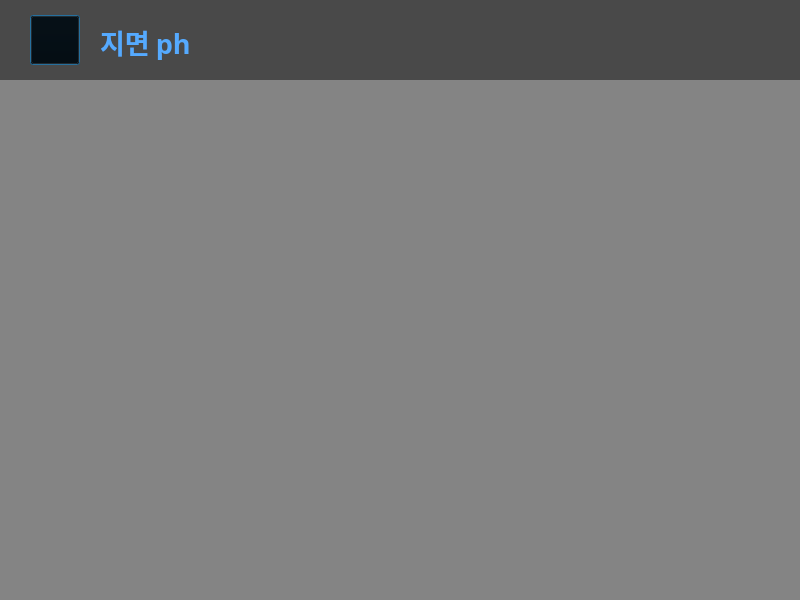
<?xml version="1.0" encoding="UTF-8"?>
<ui version="4.0">
 <class>Dialog</class>
 <widget class="QDialog" name="Dialog">
  <property name="geometry">
   <rect>
    <x>0</x>
    <y>0</y>
    <width>800</width>
    <height>600</height>
   </rect>
  </property>
  <property name="windowTitle">
   <string>Dialog</string>
  </property>
  <widget class="QPushButton" name="pushButton">
   <property name="geometry">
    <rect>
     <x>30</x>
     <y>15</y>
     <width>50</width>
     <height>50</height>
    </rect>
   </property>
   <property name="styleSheet">
    <string notr="true">background-color:transparent;</string>
   </property>
   <property name="text">
    <string/>
   </property>
   <property name="icon">
    <iconset>
     <normaloff>back.png</normaloff>back.png</iconset>
   </property>
   <property name="iconSize">
    <size>
     <width>50</width>
     <height>50</height>
    </size>
   </property>
  </widget>
  <widget class="QLabel" name="label_1">
   <property name="geometry">
    <rect>
     <x>0</x>
     <y>0</y>
     <width>800</width>
     <height>600</height>
    </rect>
   </property>
   <property name="text">
    <string/>
   </property>
   <property name="pixmap">
    <pixmap>smart_farm.jpg</pixmap>
   </property>
   <property name="scaledContents">
    <bool>true</bool>
   </property>
   <property name="wordWrap">
    <bool>false</bool>
   </property>
  </widget>
  <widget class="QLabel" name="label_2">
   <property name="geometry">
    <rect>
     <x>0</x>
     <y>0</y>
     <width>800</width>
     <height>600</height>
    </rect>
   </property>
   <property name="styleSheet">
    <string notr="true">background-color:rgba(0, 0, 0, 0.45);;</string>
   </property>
   <property name="text">
    <string/>
   </property>
  </widget>
  <widget class="QLabel" name="label_3">
   <property name="geometry">
    <rect>
     <x>0</x>
     <y>0</y>
     <width>801</width>
     <height>80</height>
    </rect>
   </property>
   <property name="styleSheet">
    <string notr="true">background-color:rgba(0, 0, 0, 0.45);</string>
   </property>
   <property name="text">
    <string/>
   </property>
  </widget>
  <widget class="QLabel" name="label_4">
   <property name="geometry">
    <rect>
     <x>100</x>
     <y>5</y>
     <width>200</width>
     <height>75</height>
    </rect>
   </property>
   <property name="font">
    <font>
     <family>휴먼편지체</family>
     <weight>75</weight>
     <bold>true</bold>
    </font>
   </property>
   <property name="text">
    <string>&lt;html&gt;&lt;head/&gt;&lt;body&gt;&lt;p&gt;&lt;span style=&quot; font-size:20pt; color:#55aaff;&quot;&gt;지면 ph&lt;/span&gt;&lt;/p&gt;&lt;/body&gt;&lt;/html&gt;</string>
   </property>
  </widget>
  <widget class="PlotWidget" name="ground_ph" native="true">
   <property name="geometry">
    <rect>
     <x>50</x>
     <y>100</y>
     <width>700</width>
     <height>480</height>
    </rect>
   </property>
  </widget>
  <zorder>label_1</zorder>
  <zorder>label_2</zorder>
  <zorder>label_3</zorder>
  <zorder>label_4</zorder>
  <zorder>pushButton</zorder>
  <zorder>ground_ph</zorder>
 </widget>
 <customwidgets>
  <customwidget>
   <class>PlotWidget</class>
   <extends>QWidget</extends>
   <header location="global">pyqtgraph.h</header>
   <container>1</container>
  </customwidget>
 </customwidgets>
 <resources/>
 <connections>
  <connection>
   <sender>pushButton</sender>
   <signal>clicked()</signal>
   <receiver>Dialog</receiver>
   <slot>btn_main()</slot>
   <hints>
    <hint type="sourcelabel">
     <x>65</x>
     <y>38</y>
    </hint>
    <hint type="destinationlabel">
     <x>128</x>
     <y>-33</y>
    </hint>
   </hints>
  </connection>
 </connections>
 <slots>
  <slot>btn_main()</slot>
 </slots>
</ui>
